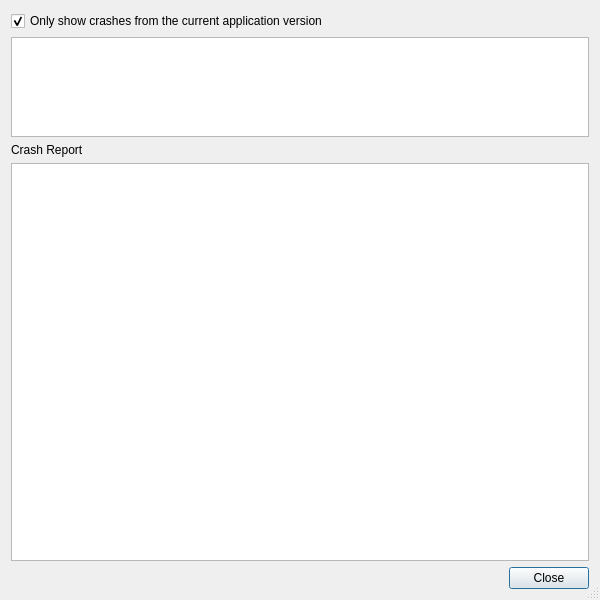
<?xml version="1.0" encoding="UTF-8"?>
<ui version="4.0">
 <class>CrashReportDialog</class>
 <widget class="QDialog" name="CrashReportDialog">
  <property name="geometry">
   <rect>
    <x>0</x>
    <y>0</y>
    <width>600</width>
    <height>600</height>
   </rect>
  </property>
  <property name="windowTitle">
   <string>View Crash Reports</string>
  </property>
  <property name="sizeGripEnabled">
   <bool>true</bool>
  </property>
  <property name="modal">
   <bool>true</bool>
  </property>
  <layout class="QVBoxLayout" name="verticalLayout" stretch="0,0,0,1,0">
   <item>
    <widget class="QCheckBox" name="versionFilterCheckbox">
     <property name="text">
      <string>Only show crashes from the current application version</string>
     </property>
     <property name="checked">
      <bool>true</bool>
     </property>
    </widget>
   </item>
   <item>
    <widget class="QListWidget" name="reportList">
     <property name="minimumSize">
      <size>
       <width>0</width>
       <height>100</height>
      </size>
     </property>
     <property name="maximumSize">
      <size>
       <width>16777215</width>
       <height>100</height>
      </size>
     </property>
     <property name="editTriggers">
      <set>QAbstractItemView::NoEditTriggers</set>
     </property>
     <property name="uniformItemSizes">
      <bool>true</bool>
     </property>
     <property name="batchSize">
      <number>20</number>
     </property>
    </widget>
   </item>
   <item>
    <widget class="QLabel" name="label">
     <property name="text">
      <string>Crash Report</string>
     </property>
     <property name="buddy">
      <cstring>crashReportView</cstring>
     </property>
    </widget>
   </item>
   <item>
    <widget class="QPlainTextEdit" name="crashReportView">
     <property name="minimumSize">
      <size>
       <width>0</width>
       <height>250</height>
      </size>
     </property>
     <property name="font">
      <font>
       <family>Noto Sans Mono</family>
      </font>
     </property>
     <property name="undoRedoEnabled">
      <bool>false</bool>
     </property>
     <property name="lineWrapMode">
      <enum>QPlainTextEdit::NoWrap</enum>
     </property>
     <property name="textInteractionFlags">
      <set>Qt::TextSelectableByKeyboard|Qt::TextSelectableByMouse</set>
     </property>
    </widget>
   </item>
   <item>
    <widget class="QDialogButtonBox" name="buttonBox">
     <property name="orientation">
      <enum>Qt::Horizontal</enum>
     </property>
     <property name="standardButtons">
      <set>QDialogButtonBox::Close</set>
     </property>
    </widget>
   </item>
  </layout>
 </widget>
 <resources/>
 <connections>
  <connection>
   <sender>buttonBox</sender>
   <signal>rejected()</signal>
   <receiver>CrashReportDialog</receiver>
   <slot>reject()</slot>
   <hints>
    <hint type="sourcelabel">
     <x>292</x>
     <y>580</y>
    </hint>
    <hint type="destinationlabel">
     <x>286</x>
     <y>274</y>
    </hint>
   </hints>
  </connection>
  <connection>
   <sender>versionFilterCheckbox</sender>
   <signal>toggled(bool)</signal>
   <receiver>CrashReportDialog</receiver>
   <slot>versionFilterToggled(bool)</slot>
   <hints>
    <hint type="sourcelabel">
     <x>205</x>
     <y>18</y>
    </hint>
    <hint type="destinationlabel">
     <x>597</x>
     <y>95</y>
    </hint>
   </hints>
  </connection>
  <connection>
   <sender>reportList</sender>
   <signal>currentRowChanged(int)</signal>
   <receiver>CrashReportDialog</receiver>
   <slot>reportSelected()</slot>
   <hints>
    <hint type="sourcelabel">
     <x>108</x>
     <y>96</y>
    </hint>
    <hint type="destinationlabel">
     <x>600</x>
     <y>143</y>
    </hint>
   </hints>
  </connection>
 </connections>
 <slots>
  <slot>versionFilterToggled(bool)</slot>
  <slot>reportSelected()</slot>
 </slots>
</ui>
